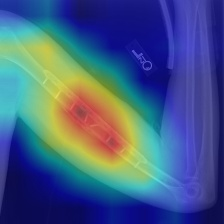
#> input picture image2_heatmap.jpg, 224 x 224 px
$ python edgefinder.py image2_heatmap.jpg
#> lines starting #> are read from the running program, lines starting #| are printed output that depends on the picture
import sys
import cv2
import numpy as np
import os

crop_size = 224

def crop_center_with_pixel(img,cropx,cropy):
    y,x= img.shape
    startx = x//2 - cropx//2
    starty = y//2 - cropy//2
    return img[starty:starty+cropy, startx:startx+cropx]


def crop_center_with_scale(img,scalex,scaley):
    y,x= img.shape
    cropx = int(x*scalex)
    cropy = int(y*scaley)
    return crop_center_with_pixel(img, cropx, cropy)

def find_act(img):
    img = img.astype(np.int32)
    kernel = np.ones((crop_size, crop_size), img.dtype)
    cnt = np.zeros((crop_size, crop_size), dtype = img.dtype)
    cnt = cv2.filter2D(img, -1, kernel, anchor=(0, 0))
    s = np.argmax(cnt)
    n, m = img.shape
    x = int(s/n)
    y = int(s%m)
    if x+crop_size>n:
        x = n-crop_size
    if y+crop_size>m:
        y = m-crop_size

    return x, y

def reverse_detector(img):
    circle_finder = EdgeFinder(img, filter_size=13, threshold1=50, threshold2=115)


class EdgeFinder:
    def __init__(self, image, filter_size=1, threshold1=0, threshold2=0, require_blur = False):
        self.image = image
        self._filter_size = filter_size
        self._threshold1 = threshold1
        self._threshold2 = threshold2
        self.require_blur = require_blur
        self._render()
    def threshold1(self):
        return self._threshold1

    def threshold2(self):
        return self._threshold2

    def filterSize(self):
        return self._filter_size

    def edgeImage(self):
        return self._edge_img

    def smoothedImage(self):
        return self._smoothed_img

    def _render(self):
        if self.require_blur:
            self._smoothed_img = cv2.GaussianBlur(self.image, (self._filter_size, self._filter_size), sigmaX=0, sigmaY=0)
        else:
            self._smoothed_img = self.image
        self._edge_img = cv2.Canny(self._smoothed_img, self._threshold1, self._threshold2)

def main():
    filename_in = sys.argv[1]

    (head, tail) = os.path.split(filename_in)
    (root, ext) = os.path.splitext(tail)

    filename_out = root + "-circle" + ext

    img = cv2.imread(filename_in, cv2.IMREAD_GRAYSCALE)
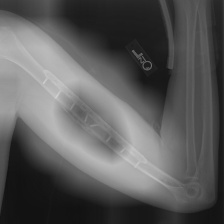
#> img: shape (224, 224); min 16, max 210, mean 90.1

    edge_finder = EdgeFinder(img, filter_size=13, threshold1=50, threshold2=115)
#> in _render, `self._edge_img = cv2.Canny(self._smoothed_img, self._threshold1, self...`:
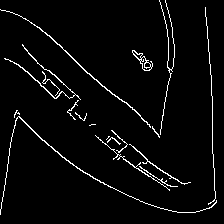
#> self._edge_img: shape (224, 224); 3.7% white in thin lines or dots

    cv2.imwrite(filename_out, edge_finder.edgeImage())

if __name__ == '__main__':
    main()

$ run again, on image1.png
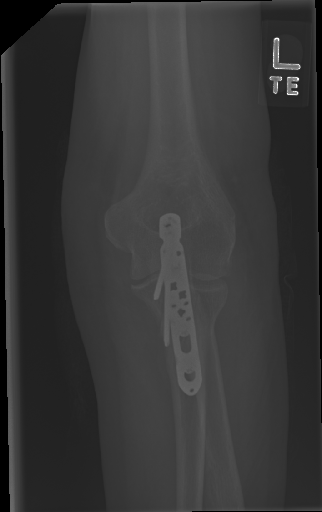
#> input picture image1.png, 322 x 512 px
#> in main, img is the input picture: shape (512, 322); min 0, max 255, mean 54.6
#> in _render, `self._edge_img = cv2.Canny(self._smoothed_img, self._threshold1, self...`:
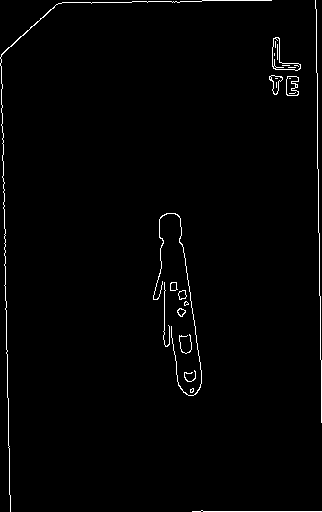
#> self._edge_img: shape (512, 322); 1.4% white in thin lines or dots

$ run again, on image2.png
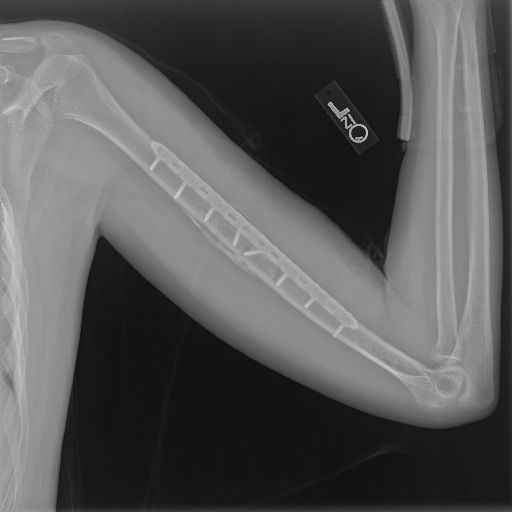
#> input picture image2.png, 512 x 512 px
#> in main, img is the input picture: shape (512, 512); min 16, max 220, mean 87.3
#> in _render, `self._edge_img = cv2.Canny(self._smoothed_img, self._threshold1, self...`:
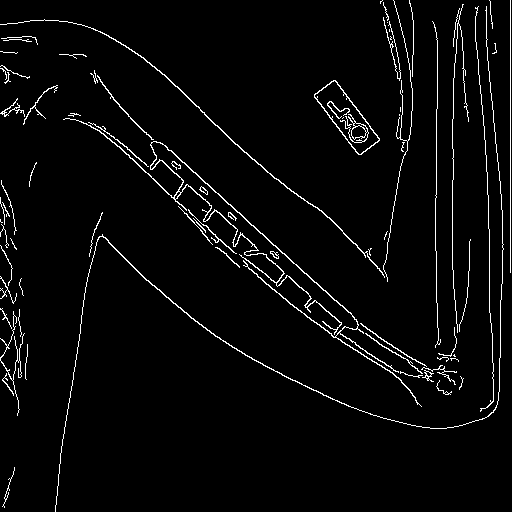
#> self._edge_img: shape (512, 512); 3.4% white in thin lines or dots

$ run again, on query.png
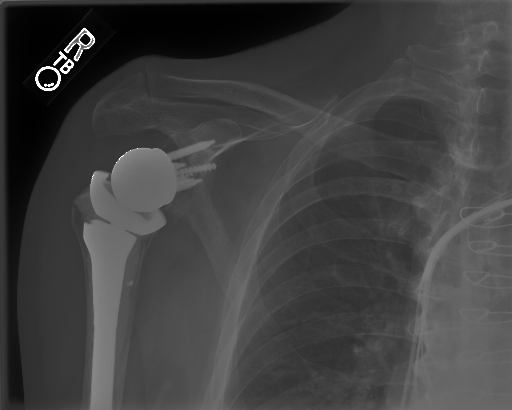
#> input picture query.png, 512 x 410 px
#> in main, img is the input picture: shape (410, 512); min 1, max 255, mean 64.6
#> in _render, `self._edge_img = cv2.Canny(self._smoothed_img, self._threshold1, self...`:
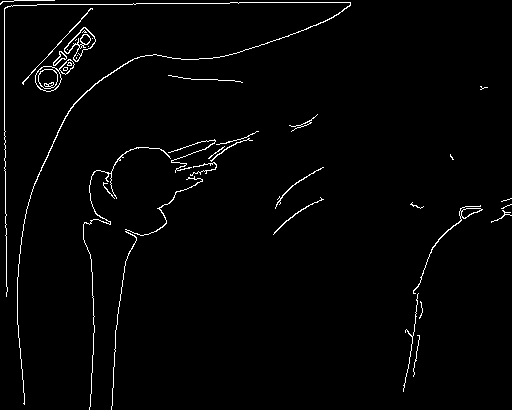
#> self._edge_img: shape (410, 512); 1.9% white in thin lines or dots
